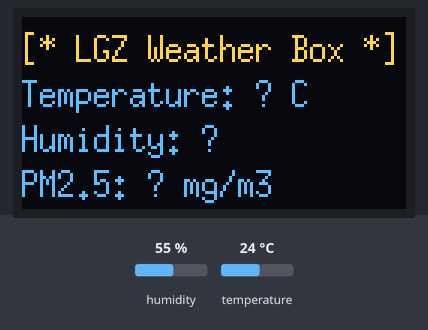
Bench run of a sketch on a simulated Arduino Mega 2560, built with avr-gcc and run on an emulated ATmega2560. Parts: 128×64 one-colour display. Inputs (shaded band) come from the test bench; at power-on: humidity 55 %, temperature 24 °C. The OLED is the two-colour kind (top 16 rows yellow).

Above: at 0.8 s.

The sketch:

lgz_weatherbox.ino
```cpp
#include "DHTesp.h"
#include <U8g2lib.h>
#include <Wire.h>

U8G2_SSD1306_128X64_NONAME_1_HW_I2C u8g2(U8G2_R0, U8X8_PIN_NONE);

DHTesp dht;
const byte dhtPin = 17;

void setup() {
    u8g2.begin();
    u8g2.enableUTF8Print();

    dht.setup(dhtPin, DHTesp::DHT11);

    Serial.begin(115200);

    Serial2.begin(2400);
}

float GetPM25Data()//讀取PM2.5感測器，鮑率：2400; 檢查位元：無; 停止位元：1 位;資料位元：8; 數據包長度為7位元組
{
    int cnt,pmval,readcmd[7];
    unsigned char gdata,eFlag,rbytes=0; // eFlag 指示資料傳輸狀態的旗標
    float pm25;
    cnt=0;
    eFlag =0;
    while(Serial2.available()>0) {
        gdata = Serial2.read();//保存接收字符

        if(gdata==0xAA && eFlag==0) { eFlag=1 ; };  //起始位是0xAA
        if(eFlag==1) readcmd[rbytes++]=gdata;
        cnt++;
        if(cnt>100) return 0;
        if(rbytes==7)  break; //一共7組數據
    }

    if(rbytes==0) return 0;
    // readcmd [ 0xAA , ? , ? , ? , ? , ? , 0xFF ]
    if(readcmd[6]!=0xFF) return 0;   //結束位元為OxFF

    pmval = readcmd[1];
    pmval<<=8;  //左移8位 Vout(H)*256
    pmval+=readcmd[2];  //Vout(H)*256+Vout(L)
    pm25 = pmval*5.0/1024.0;//計算PM2.5值，：Vout=(Vout(H)*256+Vout(L))/1024*5
    pm25/=3.5;  //係数3.5
    // for (rbytes = 0; rbytes < 7;rbytes++ ){
    //   Serial.println(readcmd[rbytes]);
    // }
    // Serial.println();
    return pm25;
}

void loop() {
    float pm25=0;

    TempAndHumidity lastValues = dht.getTempAndHumidity();

    pm25 = GetPM25Data();
    // Serial.printf("%.2fmg/m3\n", pm25);   //输出PM2.5的值

    char buf[16] = {0};

    u8g2.firstPage();
    u8g2.setFont(u8g2_font_6x13_tr);
    do {
        u8g2.drawStr(0, 15, "[* LGZ Weather Box *]");

        u8g2.setCursor(0, 30);
        u8g2.printf("Temperature: %.1f C", lastValues.temperature);
        u8g2.setCursor(0, 45);
        u8g2.printf("Humidity: %.1f", lastValues.humidity);

        u8g2.setCursor(0, 60);
        u8g2.printf("PM2.5: %.2f mg/m3", pm25);
    } while (u8g2.nextPage());

    delay(1000);
}
```
